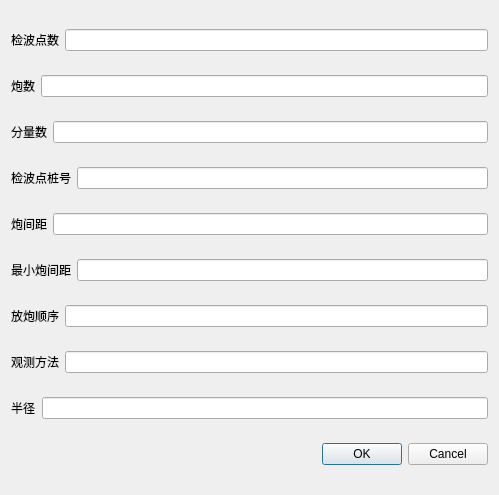
<?xml version="1.0" encoding="UTF-8"?>
<ui version="4.0">
 <class>observerinput</class>
 <widget class="QDialog" name="observerinput">
  <property name="geometry">
   <rect>
    <x>0</x>
    <y>0</y>
    <width>499</width>
    <height>495</height>
   </rect>
  </property>
  <property name="windowTitle">
   <string>Dialog</string>
  </property>
  <layout class="QVBoxLayout" name="verticalLayout">
   <item>
    <layout class="QHBoxLayout" name="horizontalLayout">
     <item>
      <widget class="QLabel" name="label">
       <property name="text">
        <string>检波点数</string>
       </property>
      </widget>
     </item>
     <item>
      <widget class="QLineEdit" name="dectectnum"/>
     </item>
    </layout>
   </item>
   <item>
    <layout class="QHBoxLayout" name="horizontalLayout_2">
     <item>
      <widget class="QLabel" name="label_2">
       <property name="text">
        <string>炮数</string>
       </property>
      </widget>
     </item>
     <item>
      <widget class="QLineEdit" name="spotnum"/>
     </item>
    </layout>
   </item>
   <item>
    <layout class="QHBoxLayout" name="horizontalLayout_3">
     <item>
      <widget class="QLabel" name="label_3">
       <property name="text">
        <string>分量数</string>
       </property>
      </widget>
     </item>
     <item>
      <widget class="QLineEdit" name="subnum"/>
     </item>
    </layout>
   </item>
   <item>
    <layout class="QHBoxLayout" name="horizontalLayout_4">
     <item>
      <widget class="QLabel" name="label_4">
       <property name="text">
        <string>检波点桩号</string>
       </property>
      </widget>
     </item>
     <item>
      <widget class="QLineEdit" name="dectectid"/>
     </item>
    </layout>
   </item>
   <item>
    <layout class="QHBoxLayout" name="horizontalLayout_5">
     <item>
      <widget class="QLabel" name="label_5">
       <property name="text">
        <string>炮间距</string>
       </property>
      </widget>
     </item>
     <item>
      <widget class="QLineEdit" name="spotdis"/>
     </item>
    </layout>
   </item>
   <item>
    <layout class="QHBoxLayout" name="horizontalLayout_7">
     <item>
      <widget class="QLabel" name="label_7">
       <property name="text">
        <string>最小炮间距</string>
       </property>
      </widget>
     </item>
     <item>
      <widget class="QLineEdit" name="minspotdis"/>
     </item>
    </layout>
   </item>
   <item>
    <layout class="QHBoxLayout" name="horizontalLayout_8">
     <item>
      <widget class="QLabel" name="label_8">
       <property name="text">
        <string>放炮顺序</string>
       </property>
      </widget>
     </item>
     <item>
      <widget class="QLineEdit" name="spotorder"/>
     </item>
    </layout>
   </item>
   <item>
    <layout class="QHBoxLayout" name="horizontalLayout_6">
     <item>
      <widget class="QLabel" name="label_6">
       <property name="text">
        <string>观测方法</string>
       </property>
      </widget>
     </item>
     <item>
      <widget class="QLineEdit" name="obserorder"/>
     </item>
    </layout>
   </item>
   <item>
    <layout class="QHBoxLayout" name="horizontalLayout_9">
     <item>
      <widget class="QLabel" name="label_9">
       <property name="text">
        <string>半径</string>
       </property>
      </widget>
     </item>
     <item>
      <widget class="QLineEdit" name="radius"/>
     </item>
    </layout>
   </item>
   <item>
    <widget class="QDialogButtonBox" name="buttonBox">
     <property name="orientation">
      <enum>Qt::Horizontal</enum>
     </property>
     <property name="standardButtons">
      <set>QDialogButtonBox::Cancel|QDialogButtonBox::Ok</set>
     </property>
    </widget>
   </item>
  </layout>
 </widget>
 <resources/>
 <connections>
  <connection>
   <sender>buttonBox</sender>
   <signal>accepted()</signal>
   <receiver>observerinput</receiver>
   <slot>accept()</slot>
   <hints>
    <hint type="sourcelabel">
     <x>248</x>
     <y>254</y>
    </hint>
    <hint type="destinationlabel">
     <x>157</x>
     <y>274</y>
    </hint>
   </hints>
  </connection>
  <connection>
   <sender>buttonBox</sender>
   <signal>rejected()</signal>
   <receiver>observerinput</receiver>
   <slot>reject()</slot>
   <hints>
    <hint type="sourcelabel">
     <x>316</x>
     <y>260</y>
    </hint>
    <hint type="destinationlabel">
     <x>286</x>
     <y>274</y>
    </hint>
   </hints>
  </connection>
 </connections>
</ui>
